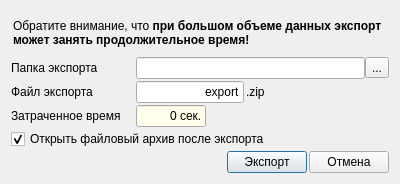
<?xml version="1.0" encoding="UTF-8"?>
<ui version="4.0">
 <class>DialogExport</class>
 <widget class="QDialog" name="DialogExport">
  <property name="geometry">
   <rect>
    <x>0</x>
    <y>0</y>
    <width>400</width>
    <height>184</height>
   </rect>
  </property>
  <property name="windowTitle">
   <string>Настройки экспорта</string>
  </property>
  <layout class="QVBoxLayout" name="verticalLayout">
   <property name="spacing">
    <number>2</number>
   </property>
   <item>
    <layout class="QHBoxLayout" name="horizontalLayout_2">
     <item>
      <widget class="QLabel" name="labelWarning">
       <property name="sizePolicy">
        <sizepolicy hsizetype="Maximum" vsizetype="Preferred">
         <horstretch>0</horstretch>
         <verstretch>0</verstretch>
        </sizepolicy>
       </property>
       <property name="text">
        <string>&lt;html&gt;&lt;head/&gt;&lt;body&gt;&lt;p&gt;&lt;img src=&quot;:/32/icons/32x32/warning_alert.png&quot;/&gt;&lt;/p&gt;&lt;/body&gt;&lt;/html&gt;</string>
       </property>
       <property name="wordWrap">
        <bool>true</bool>
       </property>
      </widget>
     </item>
     <item>
      <widget class="QLabel" name="label_3">
       <property name="text">
        <string>&lt;html&gt;&lt;head/&gt;&lt;body&gt;&lt;p&gt; Обратите внимание, что &lt;span style=&quot; font-weight:600;&quot;&gt;при большом объеме данных экспорт может занять продолжительное время!&lt;/span&gt;&lt;/p&gt;&lt;/body&gt;&lt;/html&gt;</string>
       </property>
       <property name="wordWrap">
        <bool>true</bool>
       </property>
      </widget>
     </item>
    </layout>
   </item>
   <item>
    <layout class="QGridLayout" name="gridLayout">
     <item row="0" column="0">
      <widget class="QLabel" name="label_6">
       <property name="text">
        <string>Папка экспорта</string>
       </property>
      </widget>
     </item>
     <item row="1" column="0">
      <widget class="QLabel" name="label_4">
       <property name="text">
        <string>Файл экспорта</string>
       </property>
      </widget>
     </item>
     <item row="2" column="0">
      <widget class="QLabel" name="label_2">
       <property name="text">
        <string>Затраченное время</string>
       </property>
      </widget>
     </item>
     <item row="2" column="1">
      <widget class="QLineEdit" name="lineEditTime">
       <property name="sizePolicy">
        <sizepolicy hsizetype="Preferred" vsizetype="Fixed">
         <horstretch>0</horstretch>
         <verstretch>0</verstretch>
        </sizepolicy>
       </property>
       <property name="maximumSize">
        <size>
         <width>70</width>
         <height>16777215</height>
        </size>
       </property>
       <property name="palette">
        <palette>
         <active>
          <colorrole role="Base">
           <brush brushstyle="SolidPattern">
            <color alpha="255">
             <red>255</red>
             <green>255</green>
             <blue>235</blue>
            </color>
           </brush>
          </colorrole>
         </active>
         <inactive>
          <colorrole role="Base">
           <brush brushstyle="SolidPattern">
            <color alpha="255">
             <red>255</red>
             <green>255</green>
             <blue>235</blue>
            </color>
           </brush>
          </colorrole>
         </inactive>
         <disabled>
          <colorrole role="Base">
           <brush brushstyle="SolidPattern">
            <color alpha="255">
             <red>240</red>
             <green>240</green>
             <blue>240</blue>
            </color>
           </brush>
          </colorrole>
         </disabled>
        </palette>
       </property>
       <property name="text">
        <string>0 сек.</string>
       </property>
       <property name="alignment">
        <set>Qt::AlignRight|Qt::AlignTrailing|Qt::AlignVCenter</set>
       </property>
       <property name="readOnly">
        <bool>true</bool>
       </property>
      </widget>
     </item>
     <item row="1" column="2" rowspan="2">
      <widget class="QWidget" name="widgetPreloader" native="true">
       <property name="minimumSize">
        <size>
         <width>40</width>
         <height>0</height>
        </size>
       </property>
      </widget>
     </item>
     <item row="0" column="1" colspan="2">
      <layout class="QHBoxLayout" name="horizontalLayout_4">
       <property name="spacing">
        <number>0</number>
       </property>
       <item>
        <widget class="QLineEdit" name="lineEditFolder">
         <property name="sizePolicy">
          <sizepolicy hsizetype="Expanding" vsizetype="Fixed">
           <horstretch>0</horstretch>
           <verstretch>0</verstretch>
          </sizepolicy>
         </property>
         <property name="readOnly">
          <bool>false</bool>
         </property>
        </widget>
       </item>
       <item>
        <widget class="QToolButton" name="toolButtonSetFolder">
         <property name="toolTip">
          <string>Выбрать папку эскпорта</string>
         </property>
         <property name="text">
          <string>...</string>
         </property>
        </widget>
       </item>
      </layout>
     </item>
     <item row="1" column="1">
      <layout class="QHBoxLayout" name="horizontalLayout_3">
       <item>
        <widget class="QLineEdit" name="lineEditFileName">
         <property name="sizePolicy">
          <sizepolicy hsizetype="Preferred" vsizetype="Fixed">
           <horstretch>0</horstretch>
           <verstretch>0</verstretch>
          </sizepolicy>
         </property>
         <property name="text">
          <string>export</string>
         </property>
         <property name="alignment">
          <set>Qt::AlignRight|Qt::AlignTrailing|Qt::AlignVCenter</set>
         </property>
        </widget>
       </item>
       <item>
        <widget class="QLabel" name="labelExt">
         <property name="text">
          <string>.zip</string>
         </property>
        </widget>
       </item>
      </layout>
     </item>
    </layout>
   </item>
   <item>
    <widget class="QCheckBox" name="checkBoxIsOpenArhiv">
     <property name="text">
      <string>Открыть файловый архив после экспорта</string>
     </property>
     <property name="checked">
      <bool>true</bool>
     </property>
    </widget>
   </item>
   <item>
    <layout class="QHBoxLayout" name="horizontalLayout">
     <item>
      <spacer name="horizontalSpacer">
       <property name="orientation">
        <enum>Qt::Horizontal</enum>
       </property>
       <property name="sizeHint" stdset="0">
        <size>
         <width>148</width>
         <height>20</height>
        </size>
       </property>
      </spacer>
     </item>
     <item>
      <widget class="QPushButton" name="pushButtonOK">
       <property name="text">
        <string>Экспорт</string>
       </property>
      </widget>
     </item>
     <item>
      <widget class="QPushButton" name="pushButtonCancel">
       <property name="text">
        <string>Отмена</string>
       </property>
      </widget>
     </item>
    </layout>
   </item>
  </layout>
 </widget>
 <resources/>
 <connections/>
</ui>
